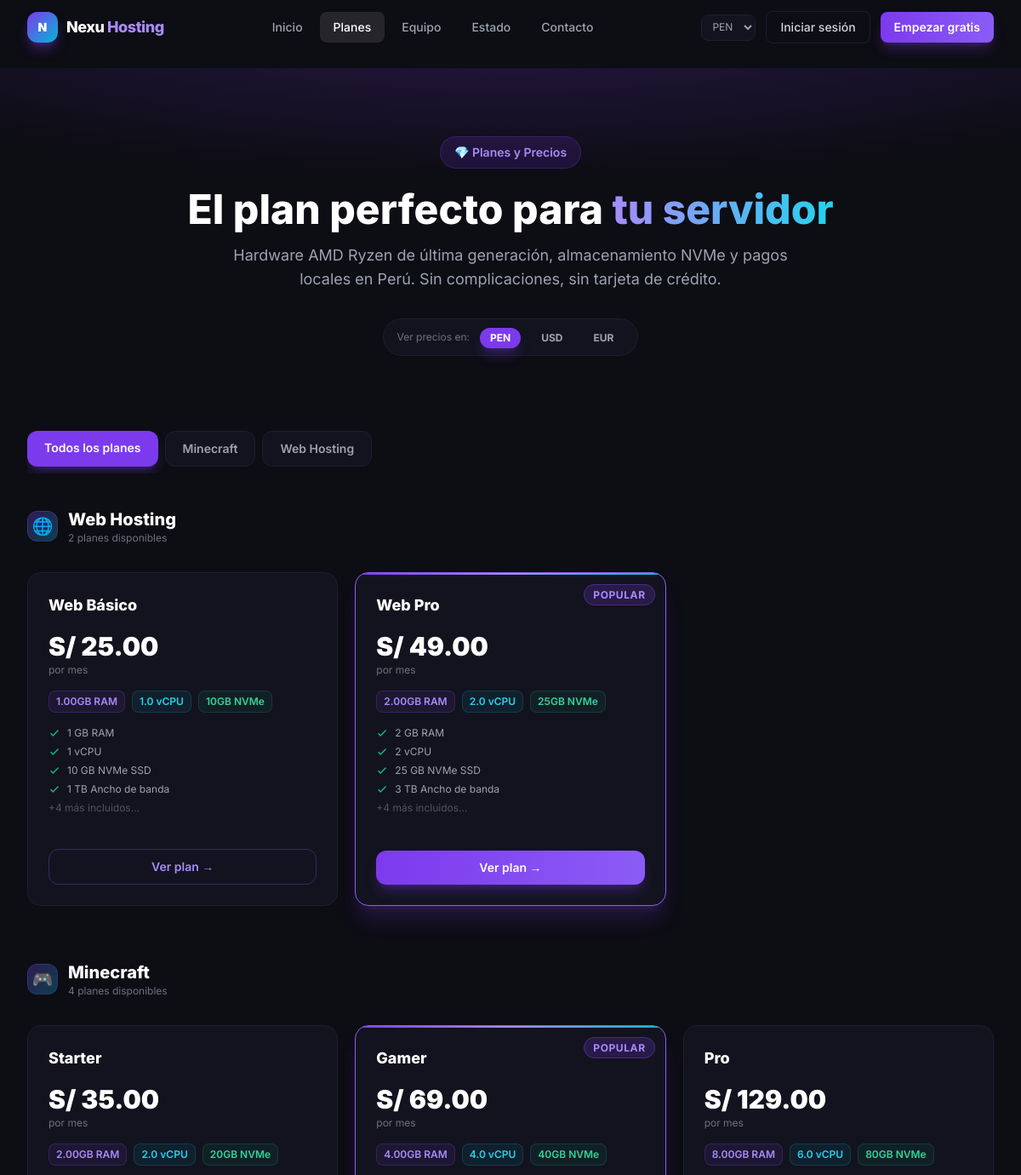
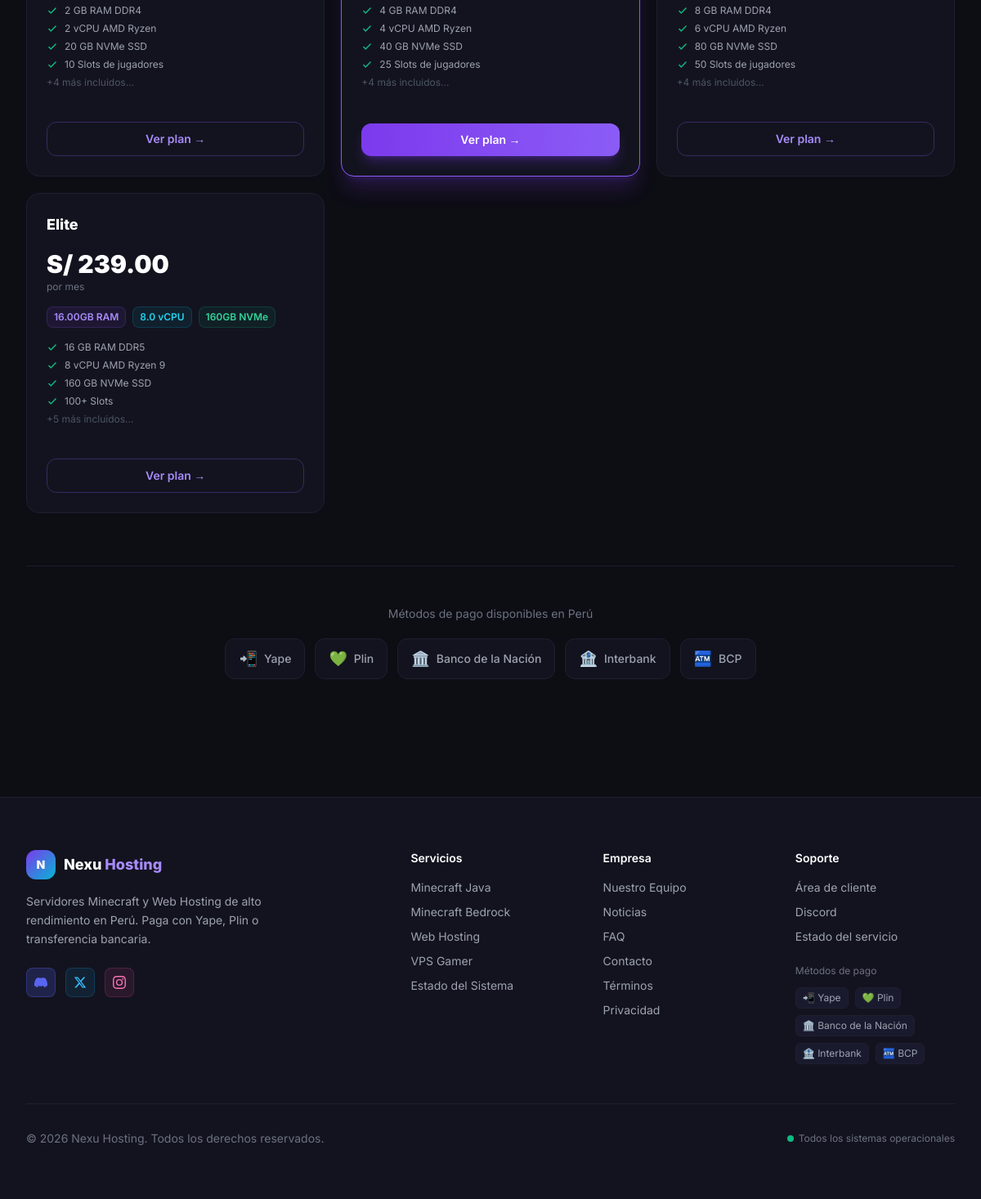
Page /planes.php on the committed database (2 pictures, top to bottom).
### tables this page shows
CREATE TABLE `plans` (
  `id`           INT UNSIGNED   NOT NULL AUTO_INCREMENT,
  `name`         VARCHAR(100)   NOT NULL,
  `slug`         VARCHAR(120)   NOT NULL UNIQUE,
  `description`  TEXT           DEFAULT NULL,
  `plan_type`    ENUM('web','minecraft','vps','other') NOT NULL DEFAULT 'minecraft',
   
  `ram_gb`       DECIMAL(5,2)   NOT NULL DEFAULT 0 COMMENT 'GB de RAM DDR4/DDR5',
  `cpu_cores`    DECIMAL(4,1)   NOT NULL DEFAULT 0 COMMENT 'Núcleos vCPU',
  `disk_gb`      INT UNSIGNED   NOT NULL DEFAULT 0 COMMENT 'GB NVMe SSD',
  `bandwidth_tb` DECIMAL(5,2)   DEFAULT NULL COMMENT 'TB de ancho de banda, NULL = ilimitado',
  `player_slots` INT UNSIGNED   DEFAULT NULL COMMENT 'Slots de jugadores (Minecraft)',
   
  `price_pen`    DECIMAL(10,2)  NOT NULL COMMENT 'Precio mensual en PEN',
  `features`     JSON           DEFAULT NULL COMMENT 'Lista de características adicionales',
   
  `is_active`    TINYINT(1)     NOT NULL DEFAULT 1,
  `is_featured`  TINYINT(1)     NOT NULL DEFAULT 0,
  `sort_order`   INT            NOT NULL DEFAULT 0,
  `created_at`   TIMESTAMP      NOT NULL DEFAULT CURRENT_TIMESTAMP,
  PRIMARY KEY (`id`),
  INDEX `idx_type_active` (`plan_type`, `is_active`)
);

### helpers/currency.php (called while the page is built, shortened)
<?php
function convertPrice(float $amountPen): float
{
    $targetCurrency = $_SESSION['user_currency'] ?? DEFAULT_CURRENCY;
    if ($targetCurrency === 'PEN') return $amountPen;
    $rate = getExchangeRate('PEN', $targetCurrency);
    return round($amountPen * $rate, 2);
}
function priceInCurrency(float $amountPen): string
{
    $currency    = $_SESSION['user_currency'] ?? DEFAULT_CURRENCY;
    $converted   = convertPrice($amountPen);
    return formatPrice($converted, $currency);
}
function activeCurrency(): string
{
    return $_SESSION['user_currency'] ?? DEFAULT_CURRENCY;
}

### helpers/functions.php (called while the page is built, shortened)
<?php
function e(?string $v): string
{
    return htmlspecialchars((string)($v ?? ''), ENT_QUOTES | ENT_SUBSTITUTE, 'UTF-8');
}
function sanitize(string $v): string
{
    return trim(strip_tags($v));
}
function formatPrice(float $amount, string $currency = ''): string
{
    $symbols = ['PEN' => 'S/', 'USD' => '$', 'EUR' => '€'];
    $sym     = $symbols[$currency] ?? $currency;
    $decimals = ($currency === 'PEN') ? 2 : 2;
    return $sym . ' ' . number_format($amount, $decimals, '.', ',');
}

### config/bootstrap.php (called while the page is built, shortened)
<?php
require_once __DIR__ . '/database.php';
spl_autoload_register(function (string $class): void {
    $base   = dirname(__DIR__);
    $paths  = [
        $base . '/models/'      . $class . '.php',
        $base . '/controllers/' . $class . '.php',
        $base . '/helpers/'     . $class . '.php',
    ];
    foreach ($paths as $file) {
        if (file_exists($file)) {
            return;
        }
    }
});
require_once dirname(__DIR__) . '/helpers/functions.php';
require_once dirname(__DIR__) . '/helpers/currency.php';

### config/database.php (called while the page is built, shortened)
<?php
class Database
{
    private static ?PDO $instance = null;
    public static function getInstance(): PDO
    {
        if (self::$instance === null) {
            $dsn = sprintf(
                'mysql:host=%s;port=%s;dbname=%s;charset=%s',
                DB_HOST, DB_PORT, DB_NAME, DB_CHARSET
            );
            $options = [
                PDO::ATTR_ERRMODE            => PDO::ERRMODE_EXCEPTION,
                PDO::ATTR_DEFAULT_FETCH_MODE => PDO::FETCH_ASSOC,
                PDO::ATTR_EMULATE_PREPARES   => false,
                PDO::ATTR_PERSISTENT         => false,
                PDO::MYSQL_ATTR_INIT_COMMAND => "SET NAMES utf8mb4 COLLATE utf8mb4_unicode_ci",
            ];
            try {
                self::$instance = new PDO($dsn, DB_USER, DB_PASS, $options);
            } catch (PDOException $e) {
                error_log('[NEXU DB ERROR] ' . $e->getMessage());
                if (APP_DEBUG) {
                    throw $e;
                }
                http_response_code(503);
                die('El servicio no está disponible temporalmente. Por favor intenta más tarde.');
            }
        }
        return self::$instance;
    }
    public static function pdo(): PDO
    {
        return self::getInstance();
    }
}
function db(): PDO
{
    return Database::pdo();
}

### models/PlanModel.php (called while the page is built, shortened)
<?php
class PlanModel
{
    private PDO $pdo;
    public function __construct()
    {
        $this->pdo = db();
    }
    public function getAll(bool $activeOnly = true): array
    {
        $sql  = "SELECT * FROM plans";
        if ($activeOnly) $sql .= " WHERE is_active = 1";
        $sql .= " ORDER BY plan_type, sort_order ASC";
        return $this->pdo->query($sql)->fetchAll();
    }
    public function getTypes(): array
    {
        return ['minecraft' => 'Minecraft', 'web' => 'Web Hosting', 'vps' => 'VPS', 'other' => 'Otro'];
    }
}

### planes.php (the view, shortened to what this page needs)
<?php
require_once __DIR__ . '/config/bootstrap.php';
$planModel  = new PlanModel();
$typeFilter = sanitize($_GET['type'] ?? '');
    ?>
    <?php
$types     = $planModel->getTypes();
$allPlans  = $planModel->getAll(true);
$plansByType = [];
foreach ($allPlans as $p) {
    $plansByType[$p['plan_type']][] = $p;
}
require_once __DIR__ . '/views/partials/head.php';
require_once __DIR__ . '/views/partials/navbar.php';
?>
<main class="pt-20">
  <section class="relative py-20 overflow-hidden">
    <div class="absolute inset-0 bg-hero-gradient pointer-events-none"></div>
    <div class="relative max-w-4xl mx-auto px-4 sm:px-6 text-center">
      <div class="inline-flex items-center gap-2 px-4 py-2 rounded-full bg-brand-600/15 border border-brand-500/20 text-brand-400 text-sm font-semibold mb-6 animate-fade-in">
        💎 Planes y Precios
      </div>
      <h1 class="text-4xl sm:text-5xl font-extrabold text-white mb-4 animate-slide-up">
        El plan perfecto para
        <span class="bg-gradient-to-r from-brand-400 to-cyan-400 bg-clip-text text-transparent">tu servidor</span>
      </h1>
      <p class="text-lg text-gray-400 max-w-2xl mx-auto mb-8 animate-slide-up" style="animation-delay:0.1s">
        Hardware AMD Ryzen de última generación, almacenamiento NVMe y pagos locales en Perú.
        Sin complicaciones, sin tarjeta de crédito.
      </p>
      <div class="inline-flex items-center gap-3 px-4 py-2 rounded-full bg-surface-card border border-surface-border mb-2">
        <span class="text-xs text-gray-500">Ver precios en:</span>
        <?php foreach (SUPPORTED_CURRENCIES as $cur): ?>
        <form method="POST" action="/auth/currency.php" class="inline">
          <button type="submit"
                  class="px-3 py-1 rounded-full text-xs font-bold transition-all
                         <?= activeCurrency() === $cur ? 'bg-brand-600 text-white shadow-lg shadow-brand-600/30' : 'text-gray-400 hover:text-white' ?>">
            <?= $cur ?>
          </button>
        </form>
        <?php endforeach; ?>
      </div>
    </div>
  </section>
  <div class="max-w-7xl mx-auto px-4 sm:px-6 lg:px-8">
    <div class="flex gap-2 overflow-x-auto pb-2 mb-10 scrollbar-hide">
      <a href="/planes.php"
         class="flex-shrink-0 px-5 py-2.5 rounded-xl text-sm font-semibold transition-all
                <?= !$typeFilter ? 'bg-brand-600 text-white shadow-lg shadow-brand-600/30' : 'bg-surface-card border border-surface-border text-gray-400 hover:text-white hover:border-brand-500/50' ?>">
        Todos los planes
      </a>
      <?php foreach ($types as $key => $label): ?>
        <?php if (isset($plansByType[$key])): ?>
        <a href="/planes.php?type=<?= $key ?>"
           class="flex-shrink-0 px-5 py-2.5 rounded-xl text-sm font-semibold transition-all
                  <?= $typeFilter === $key ? 'bg-brand-600 text-white shadow-lg shadow-brand-600/30' : 'bg-surface-card border border-surface-border text-gray-400 hover:text-white hover:border-brand-500/50' ?>">
          <?= e($label) ?>
        </a>
        <?php endif; ?>
      <?php endforeach; ?>
    </div>
    <?php foreach ($plansByType as $type => $plans): ?>
      <div class="mb-16">
        <div class="flex items-center gap-3 mb-8">
          <div class="w-9 h-9 rounded-xl bg-gradient-to-br from-brand-600/30 to-cyan-500/30 border border-brand-500/20 flex items-center justify-center text-xl">
            <?= $type === 'minecraft' ? '🎮' : ($type === 'web' ? '🌐' : '🖥️') ?>
          </div>
          <div>
            <h2 class="text-xl font-extrabold text-white"><?= e($types[$type] ?? ucfirst($type)) ?></h2>
            <p class="text-xs text-gray-500"><?= count($plans) ?> plan<?= count($plans) > 1 ? 'es' : '' ?> disponible<?= count($plans) > 1 ? 's' : '' ?></p>
          </div>
        </div>
        <div class="grid sm:grid-cols-2 lg:grid-cols-3 xl:grid-cols-4 gap-5">
          <?php foreach ($plans as $i => $plan): ?>
          <?php $features = json_decode($plan['features'] ?? '[]', true); ?>
          <div class="relative flex flex-col bg-surface-card border rounded-2xl overflow-hidden
                      transition-all duration-300 hover:-translate-y-2 hover:shadow-2xl
                      <?= $plan['is_featured']
                          ? 'border-brand-500 shadow-xl shadow-brand-600/20 hover:shadow-brand-600/30'
                          : 'border-surface-border hover:border-brand-500/40 hover:shadow-brand-600/10' ?>
                      animate-fade-in"
               style="animation-delay:<?= $i * 0.07 ?>s">
            <?php if ($plan['is_featured']): ?>
            <div class="absolute top-0 inset-x-0 h-0.5 bg-gradient-to-r from-brand-600 via-brand-400 to-cyan-500"></div>
            <div class="absolute top-3 right-3">
              <span class="px-2.5 py-1 rounded-full bg-brand-600/20 border border-brand-500/30 text-brand-400 text-xs font-bold uppercase tracking-wider">
                Popular
              </span>
            </div>
            <?php endif; ?>
            <div class="p-6 flex-1">
              <h3 class="text-lg font-extrabold text-white mb-1"><?= e($plan['name']) ?></h3>
              <div class="my-4">
                <div class="text-3xl font-black text-white"><?= priceInCurrency($plan['price_pen']) ?></div>
                <div class="text-xs text-gray-500 mt-0.5">
                  por mes
                </div>
              </div>
              <div class="flex gap-2 flex-wrap mb-4">
                <span class="px-2 py-1 rounded-lg bg-brand-600/10 border border-brand-500/20 text-brand-400 text-xs font-semibold"><?= $plan['ram_gb'] ?>GB RAM</span>
                <span class="px-2 py-1 rounded-lg bg-cyan-600/10 border border-cyan-500/20 text-cyan-400 text-xs font-semibold"><?= $plan['cpu_cores'] ?> vCPU</span>
                <span class="px-2 py-1 rounded-lg bg-emerald-600/10 border border-emerald-500/20 text-emerald-400 text-xs font-semibold"><?= $plan['disk_gb'] ?>GB NVMe</span>
              </div>
              <ul class="space-y-1.5 mb-4">
                <?php foreach (array_slice($features, 0, 4) as $f): ?>
                <li class="flex items-center gap-2 text-xs text-gray-400">
                  <svg class="w-3.5 h-3.5 text-emerald-500 flex-shrink-0" fill="none" stroke="currentColor" viewBox="0 0 24 24">
                    <path stroke-linecap="round" stroke-linejoin="round" stroke-width="2.5" d="M5 13l4 4L19 7"/>
                  </svg>
                  <?= e($f) ?>
                </li>
                <?php endforeach; ?>
                <?php if (count($features) > 4): ?>
                <li class="text-xs text-gray-600">+<?= count($features) - 4 ?> más incluidos...</li>
                <?php endif; ?>
              </ul>
            </div>
            <div class="px-6 pb-6">
              <a href="/planes.php?slug=<?= e($plan['slug']) ?>"
                 class="w-full flex items-center justify-center py-2.5 rounded-xl font-semibold text-sm transition-all duration-150
                        <?= $plan['is_featured']
                            ? 'bg-gradient-to-r from-brand-600 to-brand-500 text-white shadow-lg shadow-brand-600/30 hover:shadow-brand-600/50 hover:-translate-y-0.5'
                            : 'border border-brand-500/30 text-brand-400 hover:bg-brand-600/10' ?>">
                Ver plan →
              </a>
            </div>
          </div>
          <?php endforeach; ?>
        </div>
      </div>
    <?php endforeach; ?>
    <div class="py-12 border-t border-surface-border mb-12">
      <p class="text-center text-sm text-gray-500 mb-5">Métodos de pago disponibles en Perú</p>
      <div class="flex flex-wrap justify-center gap-3">
        <?php foreach (PAYMENT_CONFIG as $method): ?>
        <div class="flex items-center gap-2 px-4 py-2.5 rounded-xl bg-surface-card border border-surface-border text-sm text-gray-400">
          <span class="text-lg"><?= $method['icon'] ?></span>
          <span class="font-medium"><?= e($method['label']) ?></span>
        </div>
        <?php endforeach; ?>
      </div>
    </div>
  </div>
</main>
<?php require_once __DIR__ . '/views/partials/footer.php'; ?>

### views/partials/head.php (style rules this page uses)
body { background:#0d0d14;color:#f3f4f6;font-family:'Inter',sans-serif }

### rows in the picture
plans: name "Web Básico", price_pen "S/ 25.00", ram_gb "1.00", cpu_cores "1.0", disk_gb "10", features "1 GB RAM", features "1 vCPU", features "10 GB NVMe SSD", features "1 TB Ancho de banda", count($features)-4 "4"
plans: is_featured 1 (drawn), name "Web Pro", price_pen "S/ 49.00", ram_gb "2.00", cpu_cores "2.0", disk_gb "25", features "2 GB RAM", features "2 vCPU", features "25 GB NVMe SSD", features "3 TB Ancho de banda", count($features)-4 "4"
plans: name "Starter", price_pen "S/ 35.00", ram_gb "2.00", cpu_cores "2.0", disk_gb "20", features "2 GB RAM DDR4", features "2 vCPU AMD Ryzen", features "20 GB NVMe SSD", features "10 Slots de jugadores", count($features)-4 "4"
plans: is_featured 1 (drawn), name "Gamer", price_pen "S/ 69.00", ram_gb "4.00", cpu_cores "4.0", disk_gb "40", features "4 GB RAM DDR4", features "4 vCPU AMD Ryzen", features "40 GB NVMe SSD", features "25 Slots de jugadores", count($features)-4 "4"
plans: name "Pro", price_pen "S/ 129.00", ram_gb "8.00", cpu_cores "6.0", disk_gb "80", features "8 GB RAM DDR4", features "6 vCPU AMD Ryzen", features "80 GB NVMe SSD", features "50 Slots de jugadores", count($features)-4 "4"
plans: name "Elite", price_pen "S/ 239.00", ram_gb "16.00", cpu_cores "8.0", disk_gb "160", features "16 GB RAM DDR5", features "8 vCPU AMD Ryzen 9", features "160 GB NVMe SSD", features "100+ Slots", count($features)-4 "5"

### other values in the picture
$link['label'] "Inicio"
$link['label'] "Planes"
$link['label'] "Equipo"
$link['label'] "Estado"
$link['label'] "Contacto"
$cur "PEN"
$cur "USD"
$cur "EUR"
$label "Minecraft"
$label "Web Hosting"
$types[$type] "Web Hosting"
count($plans) "2"
$types[$type] "Minecraft"
count($plans) "4"
$method['icon'] "📲"
